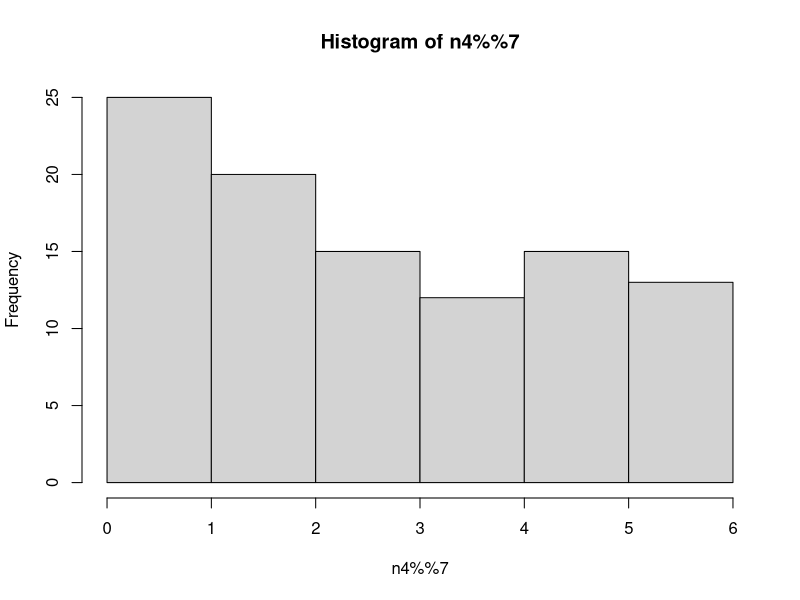
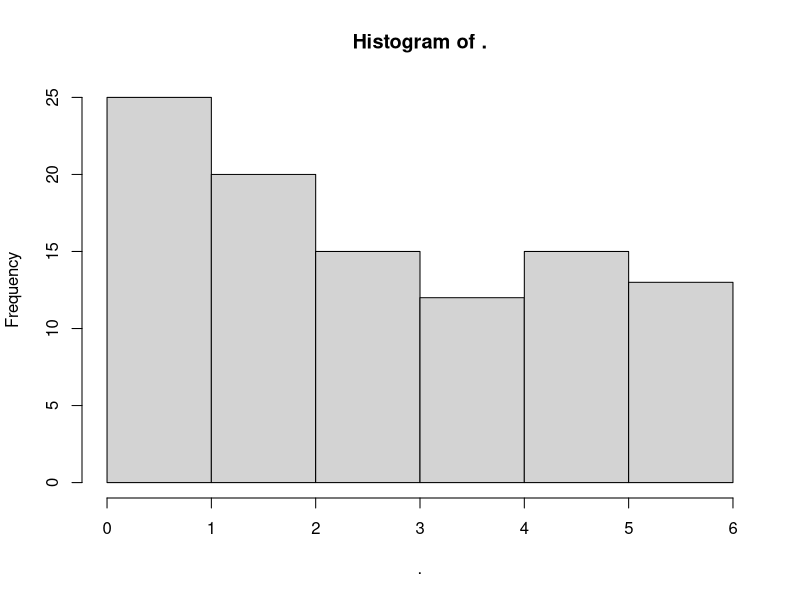

Source code (R) for these figures, in order: (Note: this script raises an error after producing the figures.)
library(magrittr)
set.seed(12)
n1 = rnorm(10000)
n2 = abs(n1)*50
n3 = matrix(n2,ncol = 100)
n4 = round(rowMeans(n3))
hist(n4%%7)

set.seed(12)
rnorm(10000)%>%abs%>%'*'(50)%>%matrix(ncol = 100)%>%rowMeans%>%round%>%'%%'(7)%>%hist


# ensure the results are repeatable
set.seed(7)
# load the library
library(mlbench)
library(caret)
data(PimaIndiansDiabetes)
# define the control using a random forest selection function
control <- rfeControl(functions=rfFuncs, method="cv", number=10)
# run the RFE algorithm
rfe_results <- rfe(PimaIndiansDiabetes[,1:8], PimaIndiansDiabetes[,9], sizes=c(1:8), rfeControl=control)
rfe_results <- rfe(new_trainset[,-3], new_trainset[,3]$rent, sizes=c(1:16), rfeControl=control)
# summarize the results
print(rfe_results)
# list the chosen features
predictors(rfe_results)
# plot the results
plot(rfe_results, type=c("g", "o"))
